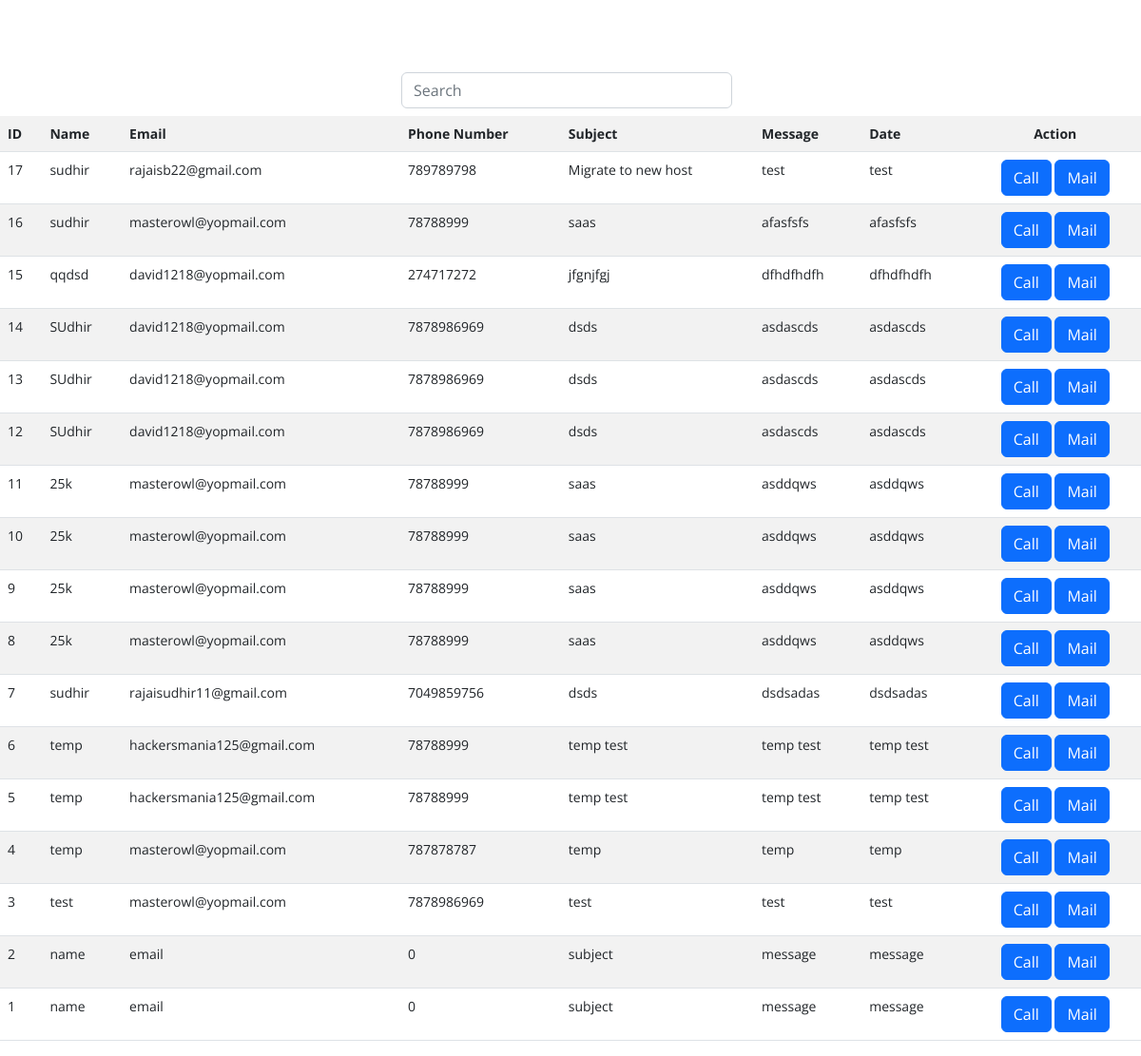
The page /admin/contact.php (signed in) on the database its author committed.
### tables this page shows
CREATE TABLE `contact` (
  `id` int(11) NOT NULL,
  `name` varchar(25) NOT NULL,
  `mail` varchar(25) NOT NULL,
  `pno` bigint(12) NOT NULL,
  `subject` varchar(200) NOT NULL,
  `msg` varchar(1000) NOT NULL
);

### admin/contact.php (the view, shortened to what this page needs)
<?php
	include("header.php");
    $table=mysqli_query($conn,"select * from contact order by id desc");
?>
<br/>
<br/><br/>
<div class='container mb-2 mt-1'>
    <div class="row">
    <div class="col-4"></div>
        <div class="col-4">
            <form class="d-flex" role="search">
                <input class="form-control me-2" onkeyup="showHint(this.value)" type="search" name="search" id="search" placeholder="Search" aria-label="Search">
            </form>
        </div>
        <div class="col-4"></div>
    </div>
</div>
<table class="table table-striped" style="font-size: 14px;" id="data">
   <tr>
     <th>ID</th>
     <th>Name</th>
     <th>Email</th>
     <th>Phone Number</th>
     <th>Subject</th>
     <th>Message</th>
     <th>Date</th>
     <th class='text-center'>Action</th>
    </tr>
    <?php
    while($row=mysqli_fetch_array($table))
    {
        echo"<tr>";
        echo "<td>$row[0]</td>";
        echo "<td>$row[1]</td>";
        echo "<td>$row[2]</td>";
        echo "<td>$row[3]</td>";
        echo "<td>$row[4]</td>";
        echo "<td>$row[5]</td>";
        echo "<td>$row[5]</td>";
        echo "<td class='text-center'><a href='callto:$row[pno]' class='btn btn-primary'>Call</a> <a href='mailto:$row[mail]' class='btn btn-primary'>Mail</a></td>";
        echo "</tr>";
    }
    ?>
</table>

### assets/css/main.css (style rules this page uses)
:root { --font-default: "Open Sans", system-ui, -apple-system, "Segoe UI", Roboto, "Helvetica Neue", Arial, "Noto Sans", "Liberation Sans", sans-serif, "Apple Color Emoji", "Segoe UI Emoji", "Segoe UI Symbol", "Noto Color Emoji"; --font-primary: "Inter", sans-serif; --font-secondary: "Poppins", sans-serif; }
:root { --color-default: #0a0d13; --color-primary: #0d42ff; --color-secondary: #0e1d34; }
:root { scroll-behavior: smooth; }
a { color: var(--color-primary); text-decoration: none; }

### rows shown on the page
contact: id "17", name "sudhir", mail "rajaisb22@gmail.com", pno "789789798", subject "Migrate to new host", msg "test"
contact: id "16", name "sudhir", mail "masterowl@yopmail.com", pno "78788999", subject "saas", msg "afasfsfs"
contact: id "15", name "qqdsd", mail "david1218@yopmail.com", pno "274717272", subject "jfgnjfgj", msg "dfhdfhdfh"
contact: id "14", name "SUdhir", mail "david1218@yopmail.com", pno "7878986969", subject "dsds", msg "asdascds"
contact: id "13", name "SUdhir", mail "david1218@yopmail.com", pno "7878986969", subject "dsds", msg "asdascds"
contact: id "12", name "SUdhir", mail "david1218@yopmail.com", pno "7878986969", subject "dsds", msg "asdascds"
contact: id "11", name "25k", mail "masterowl@yopmail.com", pno "78788999", subject "saas", msg "asddqws"
contact: id "10", name "25k", mail "masterowl@yopmail.com", pno "78788999", subject "saas", msg "asddqws"
contact: id "9", name "25k", mail "masterowl@yopmail.com", pno "78788999", subject "saas", msg "asddqws"
contact: id "8", name "25k", mail "masterowl@yopmail.com", pno "78788999", subject "saas", msg "asddqws"
contact: id "7", name "sudhir", mail "rajaisudhir11@gmail.com", pno "7049859756", subject "dsds", msg "dsdsadas"
contact: id "6", name "temp", mail "hackersmania125@gmail.com", pno "78788999", subject "temp test", msg "temp test"
contact: id "5", name "temp", mail "hackersmania125@gmail.com", pno "78788999", subject "temp test", msg "temp test"
contact: id "4", name "temp", mail "masterowl@yopmail.com", pno "787878787", subject "temp", msg "temp"
contact: id "3", name "test", mail "masterowl@yopmail.com", pno "7878986969", subject "test", msg "test"
contact: id "2", name "name", mail "email", pno "0", subject "subject", msg "message"
contact: id "1", name "name", mail "email", pno "0", subject "subject", msg "message"
